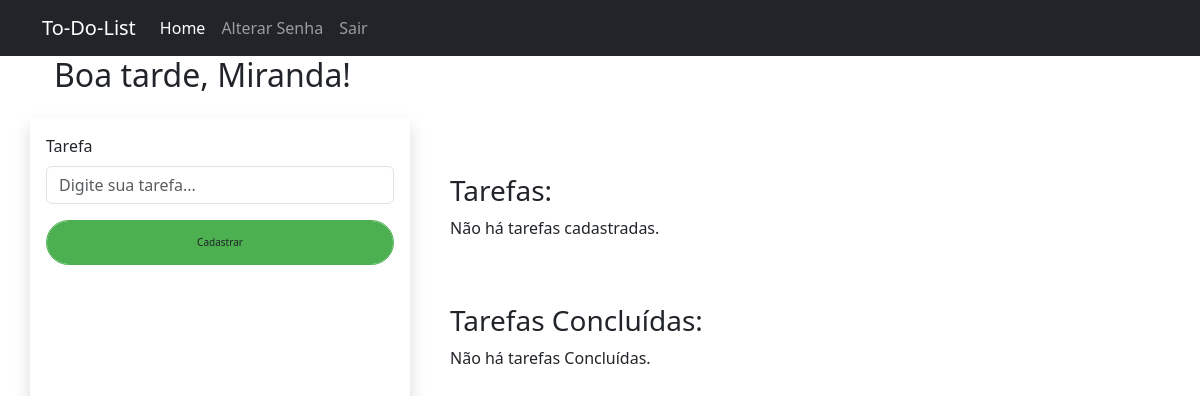
/ (signed in), run on an earlier commit of the app's database.
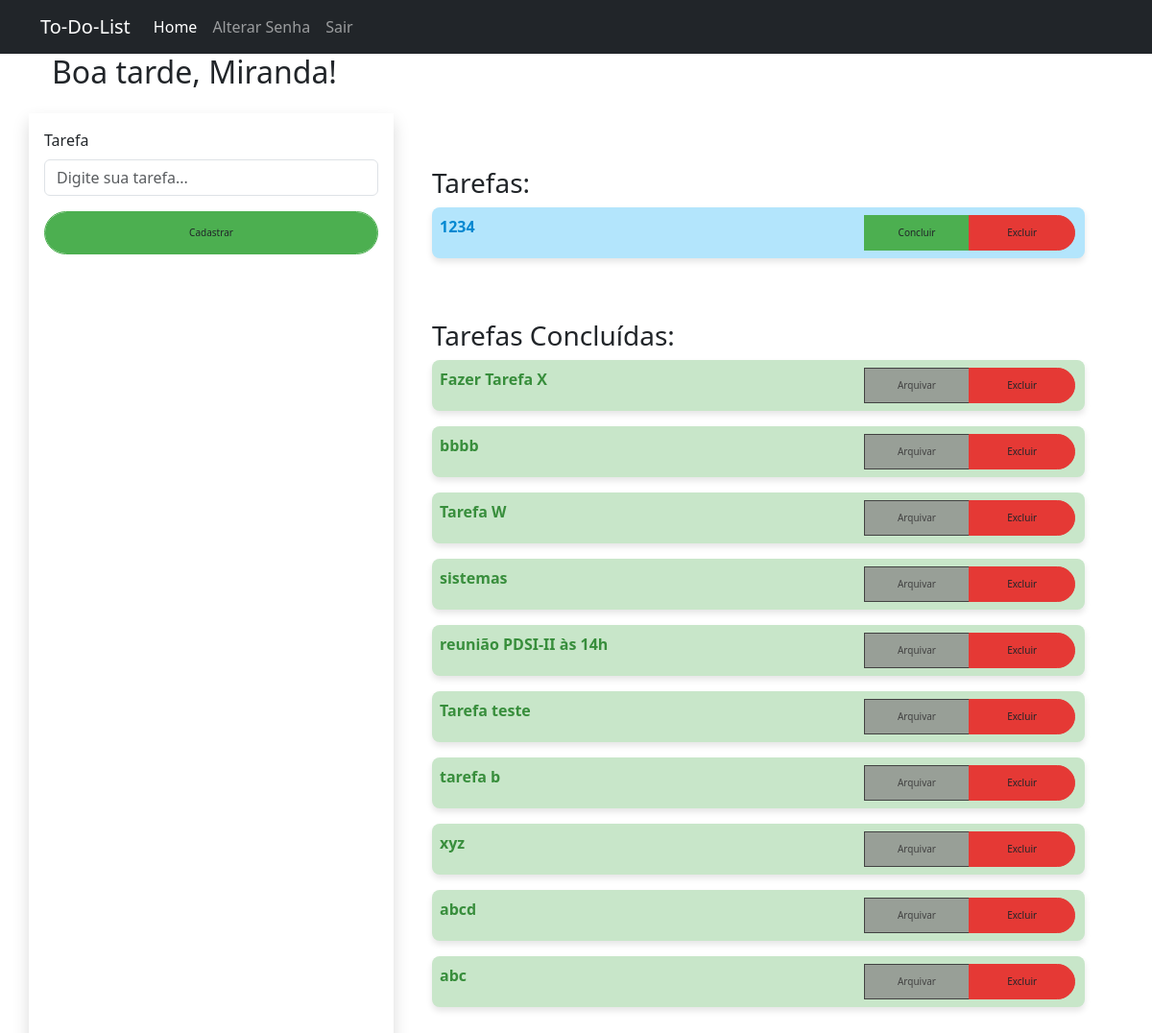
And on a later commit of the database.
### to_do_lists/models.py (models this page shows)
class Tarefa(models.Model):
    user = models.ForeignKey(User, on_delete=models.CASCADE)
    tarefa = models.CharField(max_length=50)
    concluido = models.BooleanField(default=False)
    def __str__(self):
        return self.tarefa

### to_do_lists/views.py (the view)
# urls.py: path('', views.index, name='index'),
@never_cache
def index(request):
    response = render(request, 'to_do_lists/index.html')
    if request.user.is_authenticated:
        response['Cache-Control'] = 'no-cache, no-store, must-revalidate'
        response['Pragma'] = 'no-cache'
        response['Expires'] = '0'
        tarefas_total = Tarefa.objects.filter(user=request.user)
        if tarefas_total is not None:
            tarefas_concluidas = []
            tarefas_nao_concluidas = []
            for tarefa in tarefas_total:
                if tarefa.concluido == True:
                    tarefas_concluidas.append(tarefa)
                else:
                    tarefas_nao_concluidas.append(tarefa)
        else:
            tarefas_concluidas = None
            tarefas_nao_concluidas = None
        if request.method == 'POST':
            form = TarefaForm(request.POST)
            if form.is_valid():
                user = request.user
                tarefa = form.cleaned_data['tarefa']
                concluido = False
                new_tarefa = Tarefa.objects.create(user=user, tarefa=tarefa, concluido=concluido)
                new_tarefa.save()
                return redirect('index')
            else:
                context = {'form':form,
                            'tarefas_concluidas': tarefas_concluidas,
                            'tarefas_nao_concluidas': tarefas_nao_concluidas,
                        }
                response = render(request, 'to_do_lists/index.html', context)
                return response
        else:
            form = TarefaForm()
            context = {'form':form,
                        'tarefas_concluidas': tarefas_concluidas,
                        'tarefas_nao_concluidas': tarefas_nao_concluidas,
                    }
            return render(request, 'to_do_lists/index.html', context)
    else:
        return response

### to_do_lists/forms.py
class TarefaForm(forms.Form):
    tarefa = forms.CharField(
        max_length=50,
        required=True,
        widget=forms.TextInput(
            attrs={
                'id': 'id_tarefa',
                'class': 'form-control',
                'placeholder': 'Digite sua tarefa...',
            }
        )
        )

### to_do_lists/templates/to_do_lists/index.html (shortened to what this page needs)
{% extends "to_do_lists/base.html" %}
{% load static %}
{% block content %}
{% if user.is_authenticated %}
<div class="col-12 container">
    <h2 id="welcome-message" data-username="{{ user.username }}">
    </h2>
</div>
<div class="row">
    <form method="post" class="shadow p-3 mt-3 col-12 col-md-4">
        <div class="mb-3">
            <label for="id_tarefa" class="form-label">Tarefa</label>
            {{ form.tarefa }}
        </div>
        <button type="submit" class="form-control btn btn-primaryv2">Cadastrar</button>
    </form>
    <div class="mt-3 p-4 col-12 col-md-8">
        <div class="p-3 mt-3 col-12">
            <h3>Tarefas:</h3>
            {% if tarefas_nao_concluidas %}
            {% for tarefa in tarefas_nao_concluidas %}
            <div class="mb-3 col-12 text-bg-primaryv2 p-2 input-group">
                <span class="col-8">{{ tarefa.tarefa }}</span>
                <a class="btn btn-concluir col-2" href="{% url 'concluir' id=tarefa.id %}">Concluir</a>
                <a class="btn btn-dangerv2 col-2" href="{% url 'excluir' id=tarefa.id %}">Excluir</a>
            </div>
            {% endfor %}
            {% else %}
            <p>Não há tarefas cadastradas.</p>
            {% endif %}
        </div>
        <div class="p-3 mt-3 col-12">
            <h3>Tarefas Concluídas:</h3>
            {% if tarefas_concluidas %}
            {% for tarefa in tarefas_concluidas %}
            <div class="mb-3 col-12 text-bg-infov2 p-2 input-group">
                <span class="col-8">{{ tarefa }}</span>
                <a class="btn btn-archived col-2" href="#">Arquivar</a>
                <a class="btn btn-dangerv2 col-2" href="#">Excluir</a>
            </div>
            {% endfor %}
            {% else %}
            <p>Não há tarefas Concluídas.</p>
            {% endif %}
        </div>
    </div>
</div>
{% else %}
<div class="container justify-content-center">
    <h4 class="mt-5 text-center">
        <a href="{% url 'register' %}" class="mt-5">Clique aqui</a> para realizar seu cadastro
    </h4>
</div>
{% endif %}
<link rel="stylesheet" href="{% static 'css/styles.css' %}">
{% endblock content %}

### to_do_lists/templates/to_do_lists/base.html (shortened to what this page needs)
<!DOCTYPE html>
{% load static %}
<html lang="ptbr">
<html>
    <head>
        <link href="{% static 'css/bootstrap.min.css' %}" rel="stylesheet">
    </head>
    <body>
        <header>
            <nav class="navbar navbar-expand-lg bg-dark" data-bs-theme="dark">
                <div class="container">
                  <a class="navbar-brand" href="{% url 'index' %}">To-Do-List</a>
                  <div class="collapse navbar-collapse" id="navbarNav">
                    <ul class="navbar-nav">
                      <li class="nav-item">
                        <a class="nav-link active" aria-current="page" href="{% url 'index' %}">Home</a>
                      </li>
                      {% if user.is_authenticated %}
                        <li class="nav-item">
                            <a class="nav-link" href="{% url 'reset_pass' %}">Alterar Senha</a>
                        </li>
                        <li class="nav-item">
                            <a class="nav-link" href="{% url 'logout_page' %}">Sair</a>
                        </li>
                      {% endif %}
                    </ul>
                  </div>
                </div>
              </nav>
        </header>
        <div class="container">
            {% block content %}
            {% endblock content %}
        </div>
    </body>
</html>

### static/css/styles.css (style rules this page uses)
.text-bg-primaryv2 { background-color: #b3e5fc; color: #0288d1; border-radius: 8px; padding: 10px; margin-bottom: 10px; box-shadow: 0 4px 6px rgba(0, 0, 0, 0.1); transition: transform 0.2s ease-in-out, box-shadow 0.2s ease-in-out; }
.text-bg-primaryv2 span { font-weight: bold; }
.text-bg-infov2 { background-color: #c8e6c9; color: #388e3c; border-radius: 8px; padding: 10px; margin-bottom: 10px; box-shadow: 0 4px 6px rgba(0, 0, 0, 0.1); transition: transform 0.2s ease-in-out, box-shadow 0.2s ease-in-out; }
.text-bg-infov2 span { font-weight: bold; }
.btn-primaryv2 { background-color: #4caf50; border-color: #4caf50; border-radius: 25px; padding: 14px 20px; transition: background-color 0.3s ease, transform 0.3s ease; font-size: 10px; }
.btn-concluir { background-color: #4caf50; border-color: #4caf50; border-radius: 25px; padding: 10px 20px; transition: background-color 0.3s ease, transform 0.3s ease; font-size: 10px; }
.btn-dangerv2 { background-color: #e53935; border-color: #e53935; border-radius: 25px; padding: 10px 20px; transition: background-color 0.3s ease, transform 0.3s ease; font-size: 10px; }
.btn-archived { background-color:rgba(136, 135, 135, 0.75); border-color:rgb(66, 66, 66); border-radius: 25px; padding: 10px 20px; font-size: 10px; color: #424242; transition: background-color 0.3s ease, transform 0.3s ease; }

What changed in the data, as far as the page shows it:
added Tarefa: tarefa "1234", shown under "Tarefas:"
added Tarefa: tarefa "Fazer Tarefa X", shown under "Tarefas Concluídas:"
added Tarefa: tarefa "bbbb", shown under "Tarefas Concluídas:"
added Tarefa: tarefa "Tarefa W", shown under "Tarefas Concluídas:"
added Tarefa: tarefa "sistemas", shown under "Tarefas Concluídas:"
added Tarefa: tarefa "reunião PDSI-II às 14h", shown under "Tarefas Concluídas:"
added Tarefa: tarefa "Tarefa teste", shown under "Tarefas Concluídas:"
added Tarefa: tarefa "tarefa b", shown under "Tarefas Concluídas:"
added Tarefa: tarefa "xyz", shown under "Tarefas Concluídas:"
added Tarefa: tarefa "abcd", shown under "Tarefas Concluídas:"
added Tarefa: tarefa "abc", shown under "Tarefas Concluídas:"
Also different on the page:
text no longer shown: "Não há tarefas cadastradas. Não há tarefas Concluídas."
